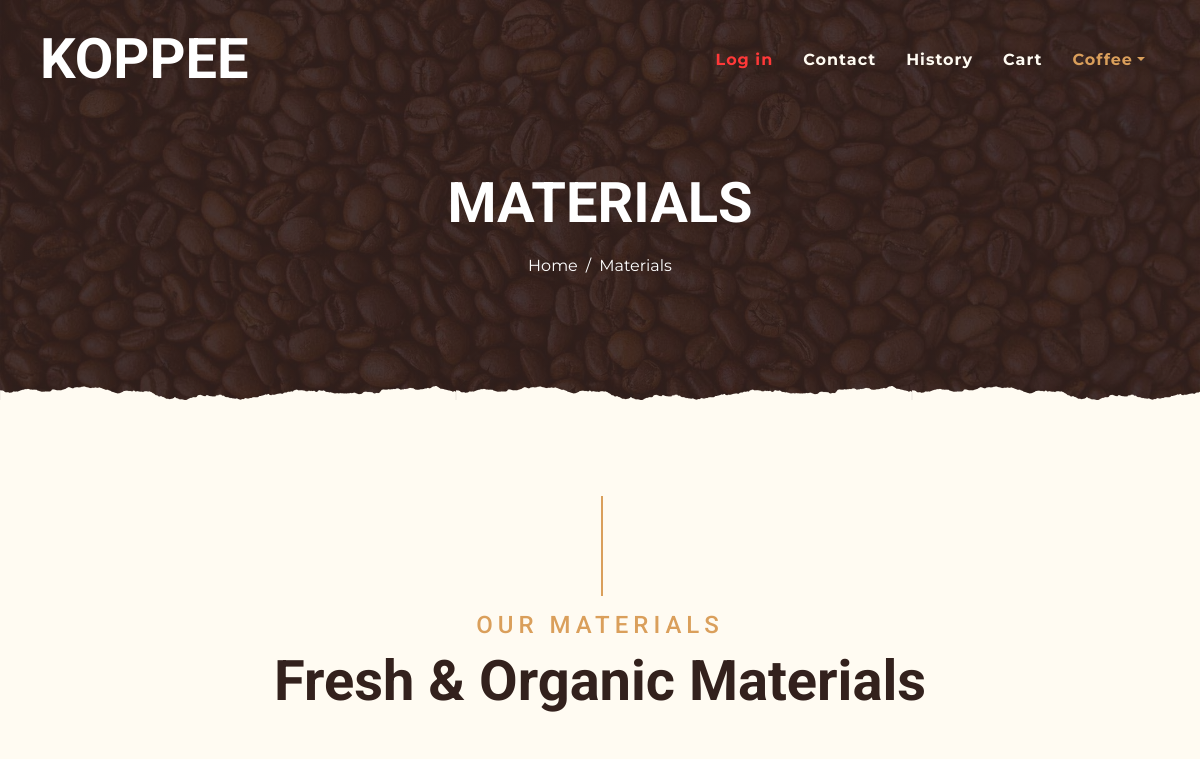
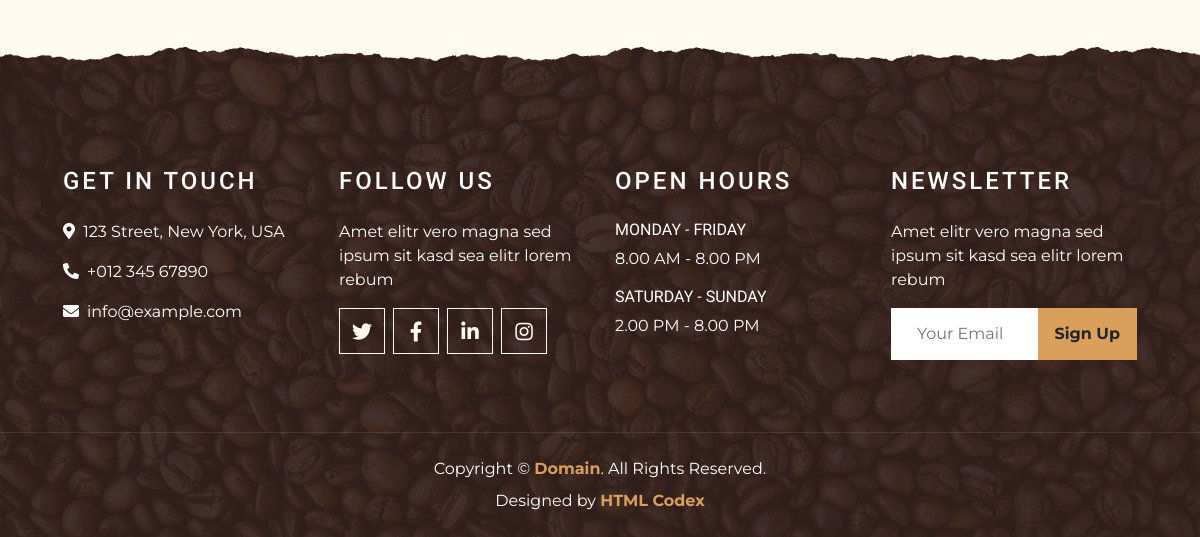
Page /storage/ on the earlier database version (2 pictures, top to bottom).
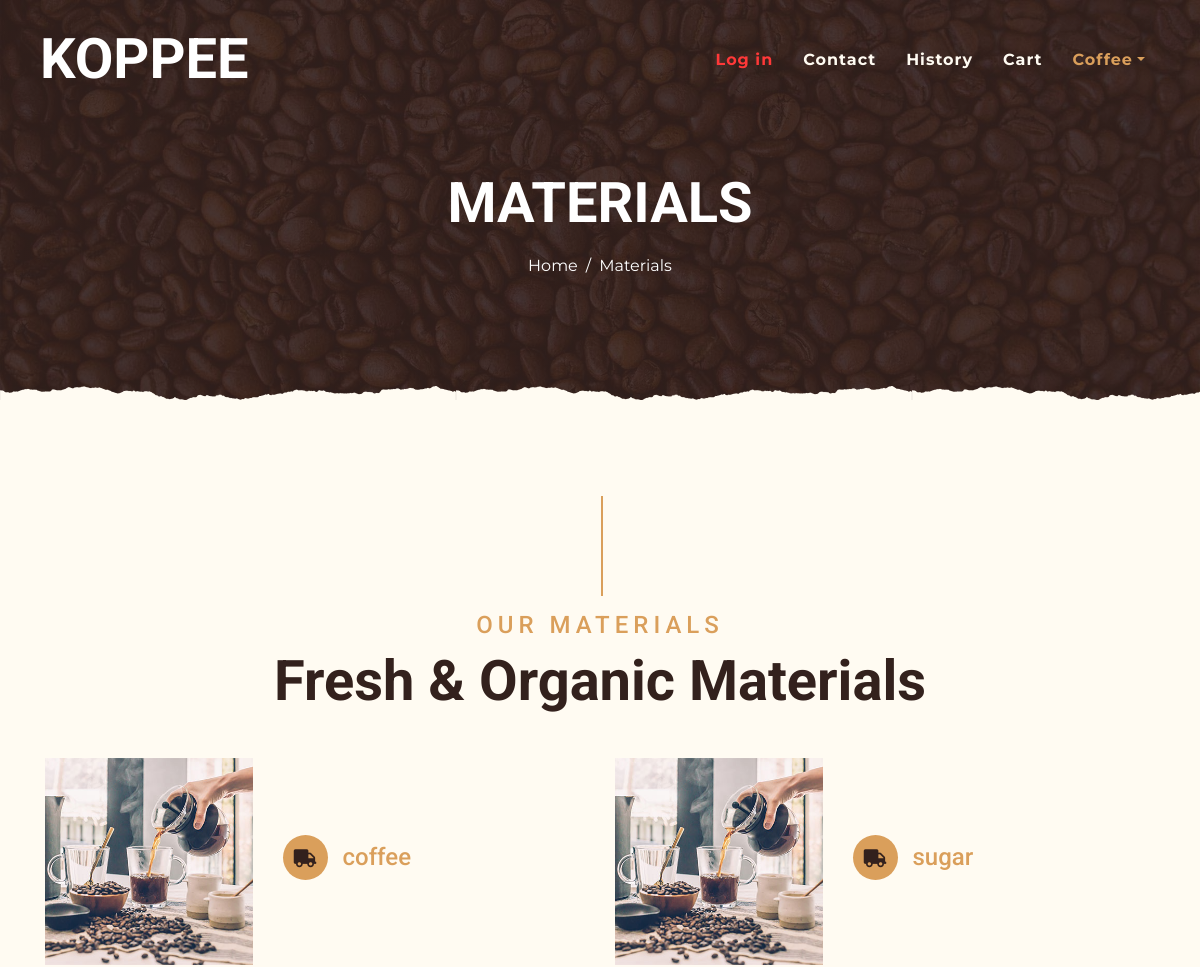
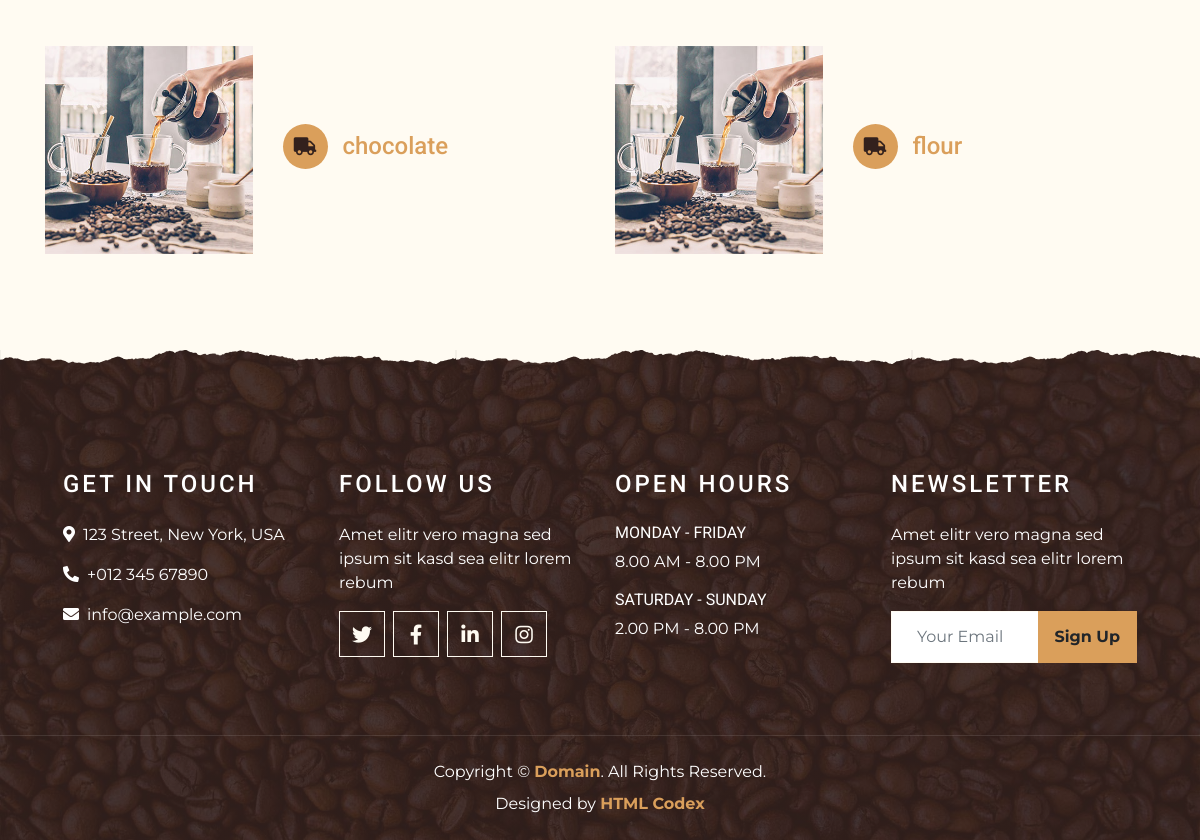
Same page on the later database version (2 pictures, top to bottom).
### storage/models.py (models this page shows, shortened)
class Material(models.Model):
    name = models.CharField(max_length=255, null=False, blank=False, verbose_name="name")
    image = models.ImageField(blank=True)
    amount = models.BigIntegerField(default=0)
    class Meta:
        db_table = "Material"
        verbose_name = "Material"
        verbose_name_plural = "Materials"

### storage/views.py (the view)
# urls.py: path('', MaterialHomePageView.as_view(), name="materials"),
class MaterialHomePageView(ListView):
    template_name = 'storage/index.html'
    queryset = Material.objects.all()
    context_object_name = "materials"

### templates/storage/index.html (shortened to what this page needs)
{% extends 'home/base.html' %}
{% load static %}
{% block main %}
    <div class="container-fluid page-header mb-5 position-relative overlay-bottom">
        <div class="d-flex flex-column align-items-center justify-content-center pt-0 pt-lg-5"
             style="min-height: 400px">
            <h1 class="display-4 mb-3 mt-0 mt-lg-5 text-white text-uppercase">Materials</h1>
            <div class="d-inline-flex mb-lg-5">
                <p class="m-0 text-white"><a class="text-white" href="{% url 'home:home' %}">Home</a></p>
                <p class="m-0 text-white px-2">/</p>
                <p class="m-0 text-white">Materials</p>
            </div>
        </div>
    </div>
    <div class="container-fluid pt-5">
        <div class="container">
            <div class="section-title">
                <h4 class="text-primary text-uppercase" style="letter-spacing: 5px;">Our Materials</h4>
                <h1 class="display-4">Fresh & Organic Materials</h1>
            </div>
            <div class="row">
                {% for material in materials %}
                    <div class="col-lg-6 mb-5">
                        <div class="row align-items-center">
                            <div class="col-sm-5">
                                <a href="{% url 'storage:update-material' material.id %}"
                                   class="material-image-link"><img
                                        class="img-fluid mb-3 mb-sm-0"
                                        src="{% static 'base/img/service-1.jpg' %}"
                                        alt=""></a>
                            </div>
                            <div class="col-sm-7">
                                <h4><i class="fa fa-truck service-icon"></i><a
                                        href="{% url 'storage:update-material' material.id %}"
                                        class="material-name-link">{{ material.name }}</a>
                                </h4>
                            </div>
                        </div>
                    </div>
                {% endfor %}
            </div>
        </div>
    </div>
{% endblock %}

Differences in the rows shown:
added Material: name "coffee"
added Material: name "sugar"
added Material: name "chocolate"
added Material: name "flour"
